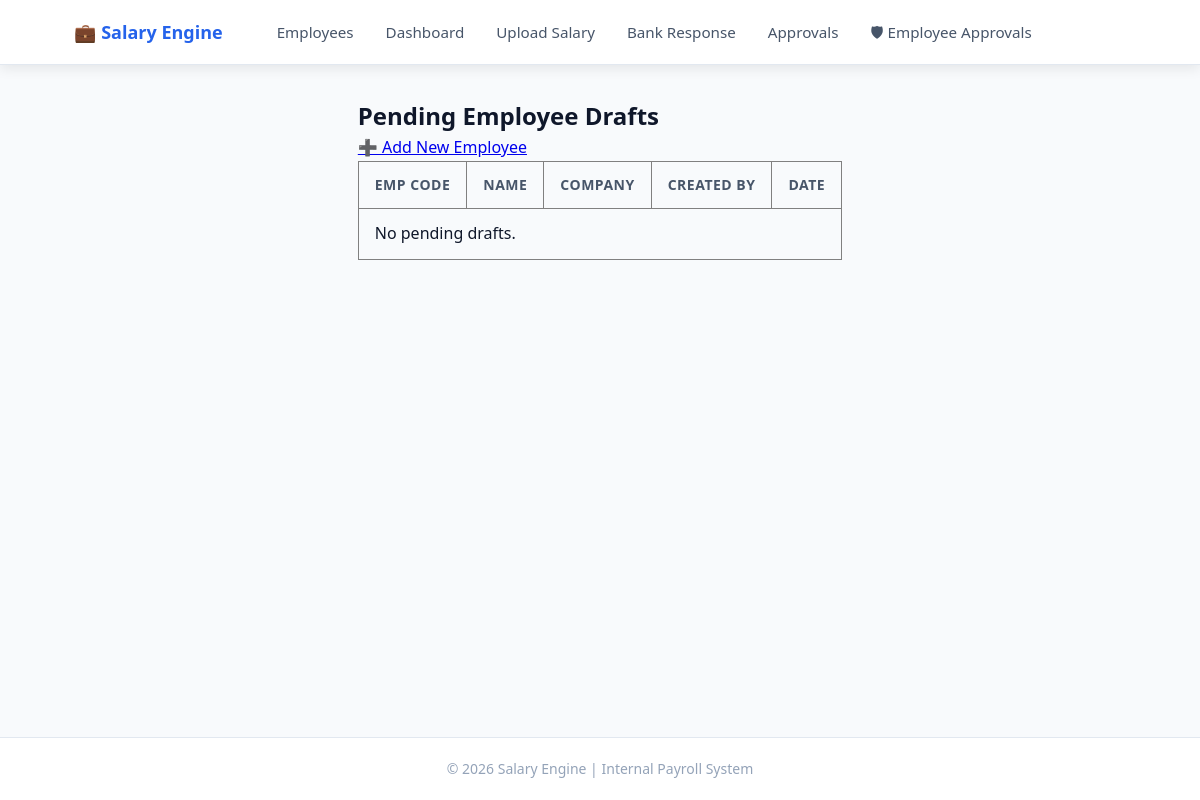
The page /employee/drafts/ (signed in) on the database as committed earlier.
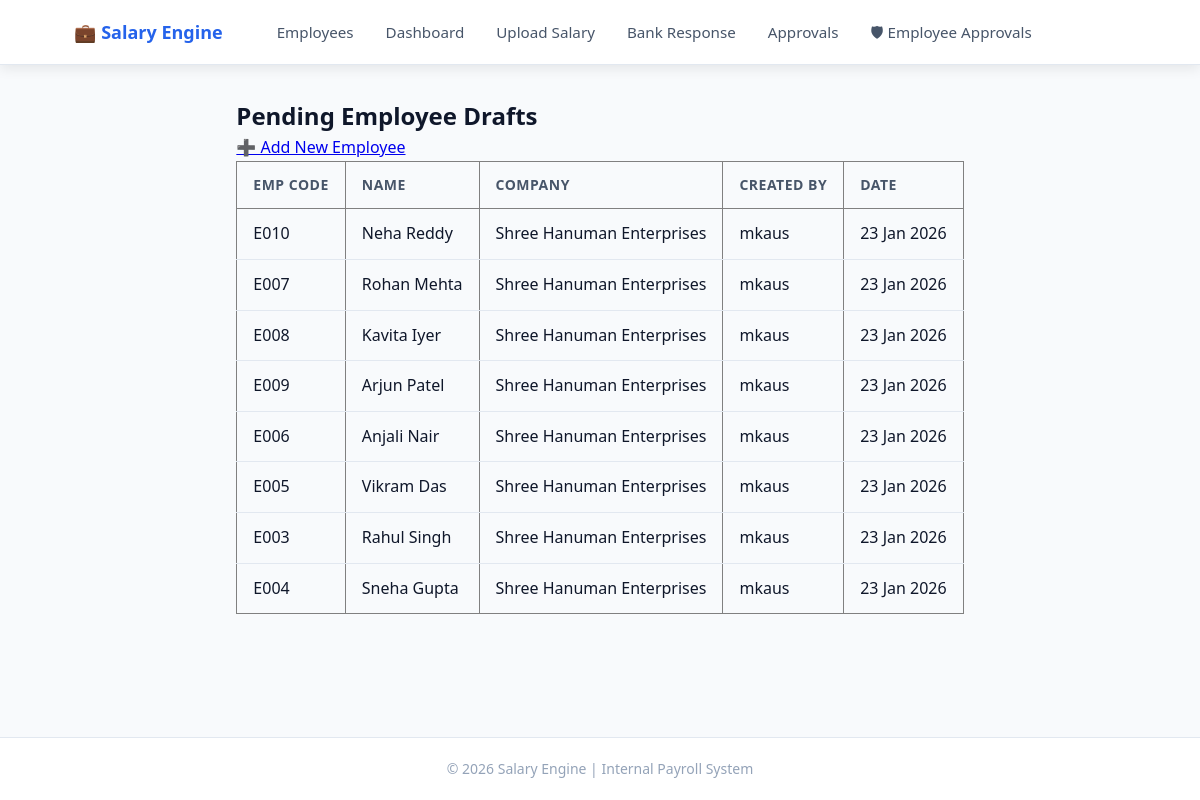
The same page on the database as committed later.
### employees/models.py (models this page shows)
class EmployeeDraft(models.Model):
    STATUS_CHOICES = [
        ("PENDING", "Pending Approval"),
        ("APPROVED", "Approved"),
        ("REJECTED", "Rejected"),
    ]
    company = models.ForeignKey(Company, on_delete=models.PROTECT)
    emp_code = models.CharField(max_length=50)
    name = models.CharField(max_length=200)
    father_name = models.CharField(max_length=200, blank=True)
    uan_number = models.CharField(max_length=20, null=True, blank=True)
    esic_number = models.CharField(max_length=20, null=True, blank=True)
    document_number = models.CharField(max_length=50, null=True, blank=True)
    joining_date = models.DateField()
    default_salary = models.DecimalField(
        max_digits=10,
        decimal_places=2,
        null=True,
        blank=True
    )
    created_by = models.ForeignKey(
        User,
        on_delete=models.SET_NULL,
        null=True,
        related_name="employee_drafts"
    )
    status = models.CharField(
        max_length=20,
        choices=STATUS_CHOICES,
        default="PENDING"
    )
    created_at = models.DateTimeField(auto_now_add=True)
    class Meta:
        unique_together = ("company", "emp_code")

### companies/models.py (models this page shows)
class Company(models.Model):
    name = models.CharField(max_length=200, unique=True)
    is_active = models.BooleanField(default=True)
    def __str__(self):
        return self.name

### employees/views.py (the view)
# urls.py: path("drafts/", views.employee_draft_list, name="employee_draft_list"),
@login_required
def employee_draft_list(request):
    drafts = EmployeeDraft.objects.filter(status="PENDING").order_by("-created_at")
    return render(
        request,
        "employees/employee_draft_list.html",
        {"drafts": drafts}
    )

### templates/employees/employee_draft_list.html
{% extends "base.html" %}
{% block content %}
<h2>Pending Employee Drafts</h2>
<a href="{% url 'employees:employee_draft_create' %}">
    ➕ Add New Employee
</a>
<table border="1" cellpadding="8" cellspacing="0">
    <tr>
        <th>Emp Code</th>
        <th>Name</th>
        <th>Company</th>
        <th>Created By</th>
        <th>Date</th>
    </tr>
    {% for d in drafts %}
    <tr>
        <td>{{ d.emp_code }}</td>
        <td>{{ d.name }}</td>
        <td>{{ d.company }}</td>
        <td>{{ d.created_by }}</td>
        <td>{{ d.created_at|date:"d M Y" }}</td>
    </tr>
    {% empty %}
    <tr>
        <td colspan="5">No pending drafts.</td>
    </tr>
    {% endfor %}
</table>
{% endblock %}

### templates/base.html (shortened to what this page needs)
<!DOCTYPE html>
<html lang="en">
{% load static %}
<head>
</head>
<body>
<nav class="navbar">
    <div class="navbar-inner">
        <div class="nav-left">
            <a href="/" class="brand">💼 Salary Engine</a>
            <div class="nav-links" id="navLinks">
                <a href="{% url 'employees:employee_list' %}">Employees</a>
                <a href="{% url 'dashboard:salary_dashboard' %}">Dashboard</a>
                <a href="{% url 'payroll:salary_upload' %}">Upload Salary</a>
                <a href="{% url 'banking:bank_response_upload' %}">Bank Response</a>
                <a href="{% url 'banking:approval_queue' %}">Approvals</a>
                {% if request.user.is_staff %}
                    <a href="{% url 'employees:employee_draft_approval_list' %}">
                        🛡 Employee Approvals
                    </a>
                {% endif %}
            </div>
        </div>
    </div>
</nav>
<div class="container">
    {% block content %}{% endblock %}
</div>
<footer>
    © 2026 Salary Engine | Internal Payroll System
</footer>
</body>
</html>

### templates/base.html (style rules this page uses)
:root { --bg-primary: #f8fafc; --bg-secondary: #ffffff; --text-primary: #0f172a; --text-secondary: #475569; --text-muted: #94a3b8; --accent: #2563eb; --accent-hover: #1d4ed8; --success: #10b981; --warning: #f59e0b; --danger: #ef4444; --border: #e2e8f0; --radius-sm: 8px; --radius-md: 12px; --shadow-sm: 0 1px 3px rgba(0,0,0,0.05); --shadow-md: 0 4px 12px rgba(0,0,0,0.08); --shadow-lg: 0 10px 20px rgba(0,0,0,0.1); }
* { box-sizing: border-box; margin: 0; padding: 0; }
body { font-family: system-ui, -apple-system, BlinkMacSystemFont, "Segoe UI", sans-serif; background: var(--bg-primary); color: var(--text-primary); line-height: 1.6; min-height: 100vh; display: flex; flex-direction: column; }
.navbar { background: var(--bg-secondary); padding: 0; box-shadow: var(--shadow-md); position: sticky; top: 0; z-index: 1000; border-bottom: 1px solid var(--border); }
.navbar-inner { max-width: 1100px; margin: 0 auto; padding: 0 24px; display: flex; align-items: center; height: 64px; }
.nav-left { display: flex; align-items: center; gap: 8px; flex: 1; }
.brand { font-weight: 700; font-size: 1.125em; color: var(--accent); margin-right: 32px; text-decoration: none; display: flex; align-items: center; gap: 6px; transition: opacity 0.2s; }
.nav-links { display: flex; align-items: center; gap: 4px; }
.navbar a:not(.brand) { text-decoration: none; color: var(--text-secondary); font-weight: 500; padding: 8px 14px; border-radius: var(--radius-sm); transition: all 0.2s; font-size: 0.95em; }
.container { max-width: 1100px; margin: 0 auto; padding: 32px 24px; flex: 1; }
table { width: 100%; border-collapse: collapse; }
th { padding: 12px 16px; text-align: left; font-weight: 600; color: var(--text-secondary); font-size: 0.875em; text-transform: uppercase; letter-spacing: 0.5px; }
td { padding: 12px 16px; border-bottom: 1px solid var(--border); color: var(--text-primary); }
tbody tr:last-child td { border-bottom: none; }
footer { background: var(--bg-secondary); padding: 20px; text-align: center; color: var(--text-muted); font-size: 0.875em; border-top: 1px solid var(--border); margin-top: auto; }

Rows that differ between the two databases and show on the page:
added EmployeeDraft: emp_code "E010", name "Neha Reddy", company "Shree Hanuman Enterprises", created_by "mkaus", created_at "23 Jan 2026"
added EmployeeDraft: emp_code "E007", name "Rohan Mehta", company "Shree Hanuman Enterprises", created_by "mkaus", created_at "23 Jan 2026"
added EmployeeDraft: emp_code "E008", name "Kavita Iyer", company "Shree Hanuman Enterprises", created_by "mkaus", created_at "23 Jan 2026"
added EmployeeDraft: emp_code "E009", name "Arjun Patel", company "Shree Hanuman Enterprises", created_by "mkaus", created_at "23 Jan 2026"
added EmployeeDraft: emp_code "E006", name "Anjali Nair", company "Shree Hanuman Enterprises", created_by "mkaus", created_at "23 Jan 2026"
added EmployeeDraft: emp_code "E005", name "Vikram Das", company "Shree Hanuman Enterprises", created_by "mkaus", created_at "23 Jan 2026"
added EmployeeDraft: emp_code "E003", name "Rahul Singh", company "Shree Hanuman Enterprises", created_by "mkaus", created_at "23 Jan 2026"
added EmployeeDraft: emp_code "E004", name "Sneha Gupta", company "Shree Hanuman Enterprises", created_by "mkaus", created_at "23 Jan 2026"
Other text that changed with them:
text no longer shown: "No pending drafts."
